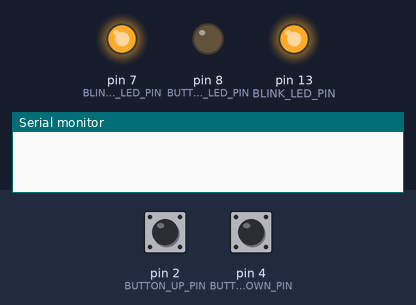
Recording of a sketch running on a simulated Arduino Uno, built with avr-gcc and run on an emulated ATmega328P. Parts: output pins drawn as LEDs (lit = HIGH), the last lines printed to the serial monitor. Dashed ring = blinking. Inputs (shaded band) come from the test bench; at power-on: pin 2 (BUTTON_UP_PIN) HIGH, pin 4 (BUTTON_DOWN_PIN) HIGH.

Above: at 1.2 s.
1.3 s: pin 2 (BUTTON_UP_PIN) pulled LOW for 0.15 s
At 2.9 s:
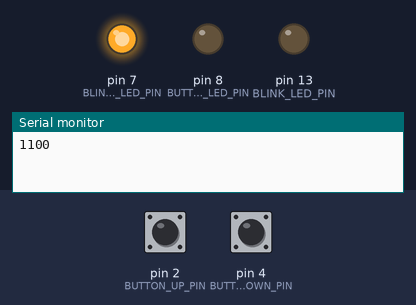
4.3 s: pin 4 (BUTTON_DOWN_PIN) pulled LOW for 0.15 s
At 5.8 s:
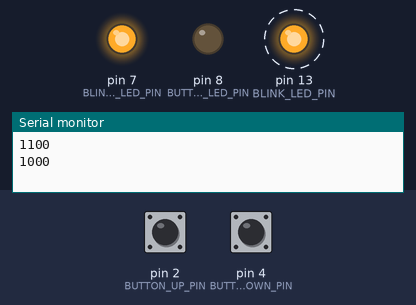
7.3 s: pin 2 (BUTTON_UP_PIN) driven LOW and pin 4 (BUTTON_DOWN_PIN) driven LOW
At 8.6 s:
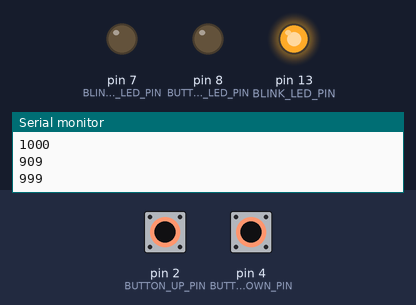
Timing chart, 0 to 10.3 s (numbered marks = the images above; inputs shaded):
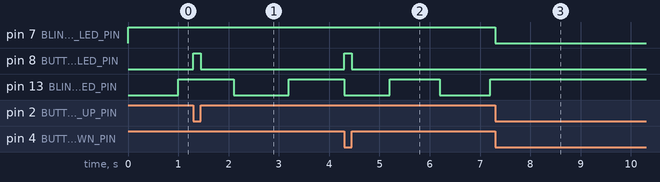

Measured:
- after the input at 1.3 s, pin 8 (BUTTON_DOUBLE_LED_PIN): LOW → HIGH at once, → LOW 0.15 s later
- after the input at 4.3 s, pin 8 (BUTTON_DOUBLE_LED_PIN): LOW → HIGH at once, → LOW 0.15 s later
- after the input at 7.3 s, pin 7 (BLINK_ON_LED_PIN): HIGH → LOW at once; pin 13 (BLINK_LED_PIN): stops changing and stays HIGH
- by itself, pin 13 (BLINK_LED_PIN): alternates HIGH for 1.0 s and LOW for 0.95 s

The sketch:

main.ino
```cpp
#define BLINK_LED_PIN 13
#define BUTTON_UP_PIN 2
#define BUTTON_DOWN_PIN 4
#define BLINK_ON_LED_PIN 7
#define BUTTON_DOUBLE_LED_PIN 8

#define BLINK_STARTING_PERIOD 1000
#define BLINK_MAX_PERIOD 5000
#define BLINK_MIN_PERIOD 50
#define BLINK_STEP_FACTOR 1.1

#define BUTTON_RESPONSE_TIME 100

#define BUTTON_DOUBLE_TIME 500

//--------------------------------
// General Control Variables

int last_iteration_time;

boolean is_blink_loop_on;
boolean is_button_up_loop_on;
boolean is_button_down_loop_on;
boolean is_button_double_loop_on;

//--------------------------------
// Blink Variables

int blink_timer;
int blink_period;
boolean is_led_on;

//--------------------------------
// Button Variables

boolean button_up_last_state;
boolean button_down_last_state;
boolean can_button_double_happen;
int button_up_timer;
int button_down_timer;
int button_double_timer;

//--------------------------------
// Blink Functions

void setupBlink()
{
	pinMode(BLINK_LED_PIN, OUTPUT);
	pinMode(BLINK_ON_LED_PIN, OUTPUT);

	digitalWrite(BLINK_LED_PIN, LOW);
	is_led_on = false;

	digitalWrite(BLINK_ON_LED_PIN, HIGH);

	blink_timer = 0;
	blink_period = BLINK_STARTING_PERIOD;
}

void loopBlink(int time_elapsed)
{
	blink_timer+=time_elapsed;
	if(blink_timer>=blink_period)
	{
		if(is_led_on)
		{
			digitalWrite(BLINK_LED_PIN, LOW);
			is_led_on = false;
		}
		else
		{
			digitalWrite(BLINK_LED_PIN, HIGH);
			is_led_on = true;
		}
		blink_timer-=blink_period;
	}
}

//--------------------------------
// Button Up Functions

void setupButtonUp()
{
	pinMode(BUTTON_UP_PIN, INPUT);

 	// Turns on the pull-up resistor for the button pin
	digitalWrite(BUTTON_UP_PIN, HIGH);

	button_up_last_state = false;
	button_up_timer = 0;
}

void loopButtonUp(int time_elapsed)
{
	boolean button_up_current_state = !digitalRead(BUTTON_UP_PIN);
	if(button_up_current_state != button_up_last_state && button_up_timer >= BUTTON_RESPONSE_TIME)
	{
		if(button_up_current_state)
		{
			blink_period *= BLINK_STEP_FACTOR;
			if(!is_button_double_loop_on)
			{
				startButtonDouble();
			}
			if(blink_period > BLINK_MAX_PERIOD)
			{
				blink_period = BLINK_MAX_PERIOD;
			}
			Serial.println(blink_period);
		}
		button_up_last_state = button_up_current_state;
		button_up_timer = 0;
	}
	button_up_timer += time_elapsed;
}

//--------------------------------
// Button Down Functions

void setupButtonDown()
{
	pinMode(BUTTON_DOWN_PIN, INPUT);

 	// Turns on the pull-up resistor for the button pin
	digitalWrite(BUTTON_DOWN_PIN, HIGH);

	button_down_last_state = false;
	button_down_timer = 0;
}

void loopButtonDown(int time_elapsed)
{
	boolean button_down_current_state = !digitalRead(BUTTON_DOWN_PIN);
	if(button_down_current_state != button_down_last_state && button_down_timer >= BUTTON_RESPONSE_TIME)
	{
		if(button_down_current_state)
		{
			blink_period /= BLINK_STEP_FACTOR;
			if(!is_button_double_loop_on)
			{
				startButtonDouble();
			}
			if(blink_period < BLINK_MIN_PERIOD)
			{
				blink_period = BLINK_MIN_PERIOD;
			}
			Serial.println(blink_period);
		}
		button_down_last_state = button_down_current_state;
		button_down_timer = 0;
	}
	button_down_timer += time_elapsed;
}


//--------------------------------
// Button Double Functions

void setupButtonDouble()
{
	pinMode(BUTTON_DOUBLE_LED_PIN, OUTPUT);

}

void startButtonDouble()
{
	digitalWrite(BUTTON_DOUBLE_LED_PIN, HIGH);
	button_double_timer = 0;
	is_button_double_loop_on = true;
	can_button_double_happen = true;
}

void loopButtonDouble(int time_elapsed)
{
	if(!button_down_last_state && !button_up_last_state)
	{
		digitalWrite(BUTTON_DOUBLE_LED_PIN, LOW);
		is_button_double_loop_on = false;
	}
	else if(button_down_last_state && button_up_last_state && can_button_double_happen)
	{
		is_blink_loop_on = false;
		is_button_up_loop_on = false;
		is_button_down_loop_on = false;
		digitalWrite(BLINK_ON_LED_PIN, LOW);
		digitalWrite(BUTTON_DOUBLE_LED_PIN, LOW);
	}
	else
	{
		button_double_timer += time_elapsed;
	}

	if(button_double_timer > BUTTON_DOUBLE_TIME)
	{
		digitalWrite(BUTTON_DOUBLE_LED_PIN, LOW);
		can_button_double_happen = false;
	}
}

//--------------------------------
// General Functions

void setup()
{
	Serial.begin(9600);

	last_iteration_time = millis();

	setupBlink();
	setupButtonUp();
	setupButtonDown();
	setupButtonDouble();

	is_blink_loop_on = true;
	is_button_up_loop_on = true;
	is_button_down_loop_on = true;
	is_button_double_loop_on = false;
}

void loop()
{
	int time_elapsed = millis() - last_iteration_time;
	last_iteration_time += time_elapsed;

	if(is_blink_loop_on) loopBlink(time_elapsed);
	if(is_button_up_loop_on) loopButtonUp(time_elapsed);
	if(is_button_down_loop_on) loopButtonDown(time_elapsed);
	if(is_button_double_loop_on) loopButtonDouble(time_elapsed);
}
```
